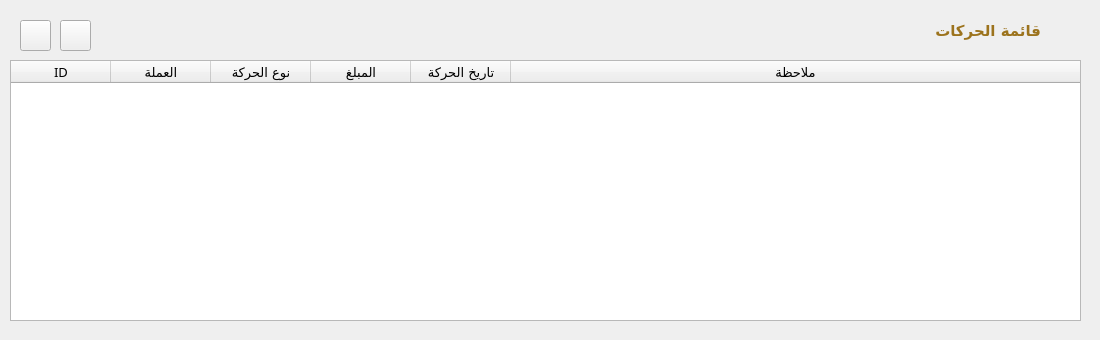
      <widget class="QWidget" name="tab_14">
       <attribute name="title">
        <string>الحركات</string>
       </attribute>
       <widget class="QWidget" name="widget_9" native="true">
        <property name="geometry">
         <rect>
          <x>0</x>
          <y>10</y>
          <width>1091</width>
          <height>321</height>
         </rect>
        </property>
        <property name="styleSheet">
         <string notr="true"/>
        </property>
        <property name="class" stdset="0">
         <string>Card</string>
        </property>
        <widget class="QWidget" name="widget_10" native="true">
         <property name="geometry">
          <rect>
           <x>0</x>
           <y>0</y>
           <width>1091</width>
           <height>41</height>
          </rect>
         </property>
         <property name="class" stdset="0">
          <string>bg-pink-gold box-top-radius</string>
         </property>
         <widget class="QLabel" name="label_37">
          <property name="geometry">
           <rect>
            <x>930</x>
            <y>0</y>
            <width>111</width>
            <height>41</height>
           </rect>
          </property>
          <property name="font">
           <font>
            <family>Cairo</family>
            <pointsize>11</pointsize>
            <bold>true</bold>
           </font>
          </property>
          <property name="styleSheet">
           <string notr="true">color: #9c731d;</string>
          </property>
          <property name="text">
           <string>قائمة الحركات</string>
          </property>
         </widget>
         <widget class="QLabel" name="label_112">
          <property name="geometry">
           <rect>
            <x>1050</x>
            <y>10</y>
            <width>21</width>
            <height>21</height>
           </rect>
          </property>
          <property name="text">
           <string/>
          </property>
          <property name="pixmap">
           <pixmap>../assets/icons/ic_fluent_lock_open_24_filled_colored.svg</pixmap>
          </property>
          <property name="scaledContents">
           <bool>true</bool>
          </property>
         </widget>
         <widget class="QPushButton" name="btn_remove_trans_row">
          <property name="geometry">
           <rect>
            <x>20</x>
            <y>10</y>
            <width>31</width>
            <height>31</height>
           </rect>
          </property>
          <property name="font">
           <font>
            <family>Cairo</family>
            <pointsize>-1</pointsize>
            <bold>true</bold>
           </font>
          </property>
          <property name="toolTip">
           <string>حذف صف</string>
          </property>
          <property name="text">
           <string/>
          </property>
          <property name="icon">
           <iconset>
            <normaloff>../assets/images/minus_white.png</normaloff>../assets/images/minus_white.png</iconset>
          </property>
          <property name="iconSize">
           <size>
            <width>24</width>
            <height>24</height>
           </size>
          </property>
          <property name="class" stdset="0">
           <string>btn btn-gold border-b-r-0</string>
          </property>
         </widget>
         <widget class="QPushButton" name="btn_add_trans_row">
          <property name="geometry">
           <rect>
            <x>60</x>
            <y>10</y>
            <width>31</width>
            <height>31</height>
           </rect>
          </property>
          <property name="font">
           <font>
            <family>Cairo</family>
            <pointsize>-1</pointsize>
            <bold>true</bold>
           </font>
          </property>
          <property name="toolTip">
           <string>اضافة صف</string>
          </property>
          <property name="text">
           <string/>
          </property>
          <property name="icon">
           <iconset>
            <normaloff>../assets/images/plus_1.png</normaloff>../assets/images/plus_1.png</iconset>
          </property>
          <property name="iconSize">
           <size>
            <width>24</width>
            <height>24</height>
           </size>
          </property>
          <property name="class" stdset="0">
           <string>btn btn-gold border-b-r-0</string>
          </property>
         </widget>
        </widget>
        <widget class="QTableWidget" name="detail_orphan_transactions_table">
         <property name="geometry">
          <rect>
           <x>10</x>
           <y>50</y>
           <width>1071</width>
           <height>261</height>
          </rect>
         </property>
         <property name="font">
          <font>
           <family>Cairo</family>
           <pointsize>10</pointsize>
          </font>
         </property>
         <attribute name="horizontalHeaderStretchLastSection">
          <bool>true</bool>
         </attribute>
         <attribute name="verticalHeaderVisible">
          <bool>false</bool>
         </attribute>
         <attribute name="verticalHeaderStretchLastSection">
          <bool>false</bool>
         </attribute>
         <column>
          <property name="text">
           <string>ID</string>
          </property>
         </column>
         <column>
          <property name="text">
           <string>العملة</string>
          </property>
         </column>
         <column>
          <property name="text">
           <string>نوع الحركة</string>
          </property>
         </column>
         <column>
          <property name="text">
           <string>المبلغ</string>
          </property>
         </column>
         <column>
          <property name="text">
           <string>تاريخ الحركة</string>
          </property>
         </column>
         <column>
          <property name="text">
           <string>ملاحظة</string>
          </property>
         </column>
        </widget>
       </widget>
      </widget>
